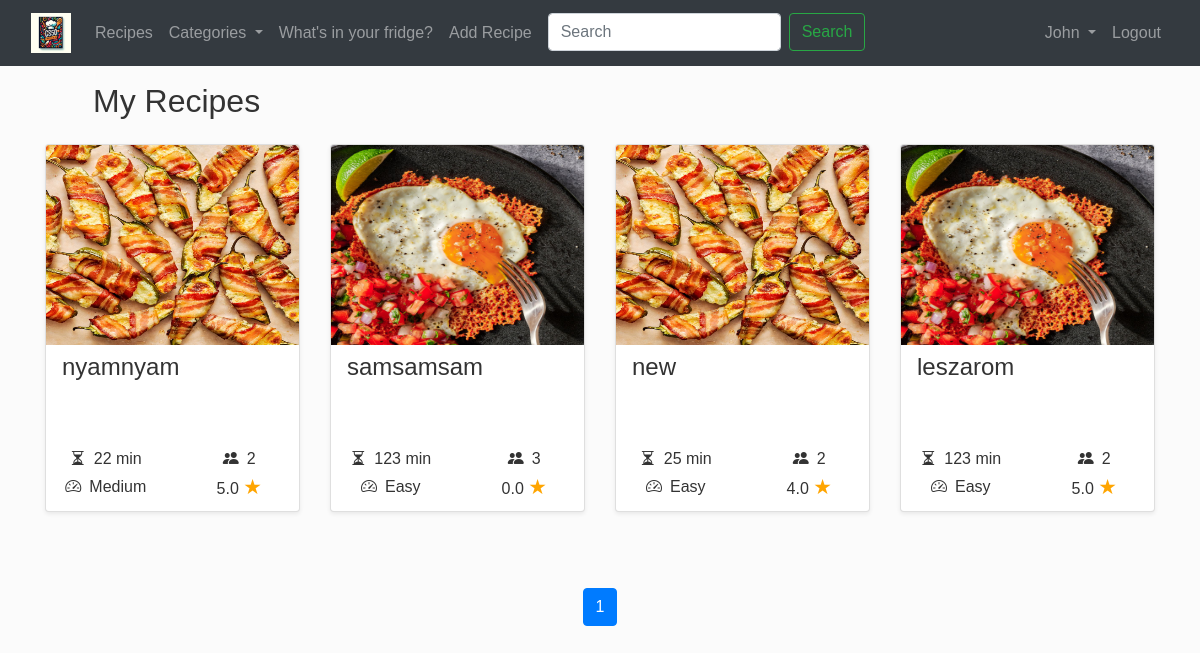
Before: /my_recipes (signed in) with the older database file.
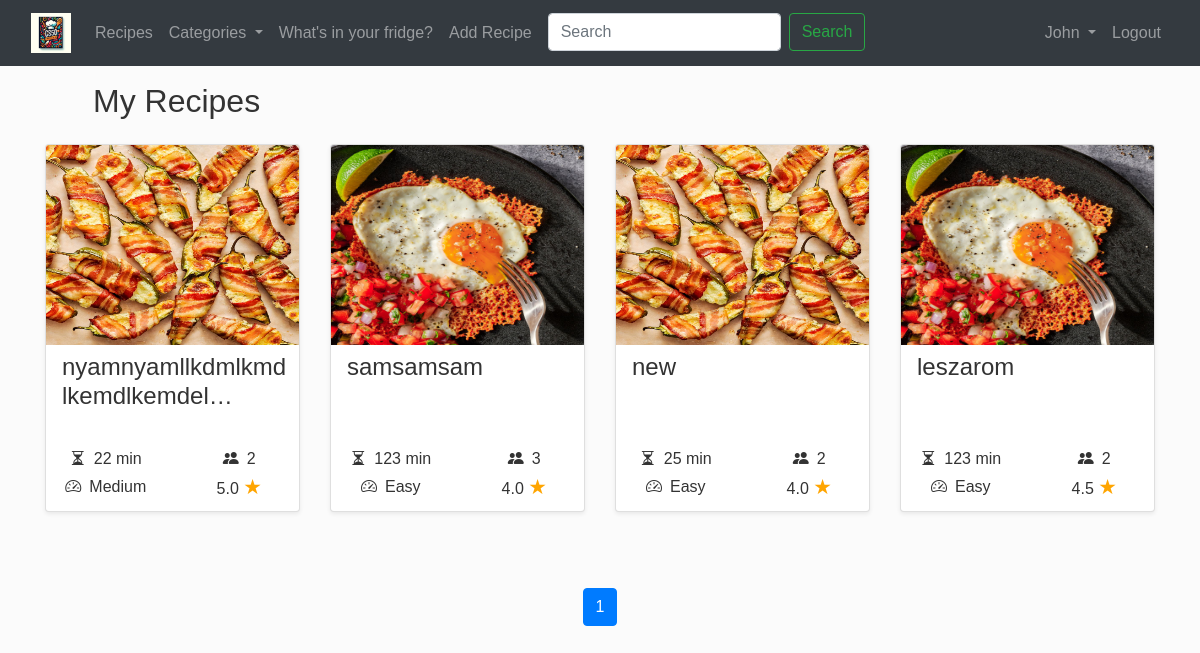
After: the same page with the newer database file.
### recepies/models.py (models this page shows, shortened)
class Recipe(models.Model):
  title = models.CharField(max_length=128)
  serving = models.PositiveIntegerField()
  preparation_time = models.PositiveIntegerField()
  difficulty = models.CharField(
    max_length=6,
    choices=DifficultyLevel.choices,
    default=DifficultyLevel.EASY
  )
  raw_ingredients = models.TextField(help_text="List ingredients as free text.")
  ingredients = models.ManyToManyField(Ingredient, related_name='recipes')
  preparation = models.TextField()
  image = models.ImageField(upload_to='recepies/', null=True, blank=True)
  categories = models.ManyToManyField(Category, related_name='recipes')
  ratings = models.JSONField(default=dict)
  average_rating = models.FloatField(default=0.0)
  created_at = models.DateTimeField(auto_now_add=True)
  creator = models.ForeignKey(User, on_delete=models.CASCADE, related_name="creator_recipe")
  comments = models.ManyToManyField('Comment', related_name="comments_on_recipe", blank=True)

### recepies/views.py (the view)
# urls.py: path("my_recipes", views.my_recipes, name="my_recipes"),
def my_recipes(request):
    categories = Category.objects.all()
    recipes = Recipe.objects.filter(creator=request.user)
    paginated_recipes, page_range, last_two_pages = paginate_with_page_range(request, recipes, per_page=12)
    return render(request, 'recepies/my_recipes.html', {
        'categories': categories,
        'recipes': paginated_recipes,
        'page_range': page_range,
        'last_two_pages': last_two_pages,
        })

### recepies/utils.py (called while the page is built)
def paginate_with_page_range(request, queryset, per_page):
    paginator = Paginator(queryset, per_page)
    page = request.GET.get('page')
    try:
        paginated_queryset = paginator.page(page)
    except PageNotAnInteger:
        paginated_queryset = paginator.page(1)
    except EmptyPage:
        paginated_queryset = paginator.page(paginator.num_pages)
    current_page = paginated_queryset.number
    last_page = paginator.num_pages
    window = 2
    start_page = max(current_page - window, 1)
    end_page = min(current_page + window, last_page) + 1
    page_range = range(start_page, end_page)
    if last_page > 2:
        last_two_pages = range(last_page - 1, last_page + 1)
    else:
        last_two_pages = range(1, last_page + 1)
    return paginated_queryset, page_range, last_two_pages

### recepies/templates/recepies/my_recipes.html
{% extends "recepies/layout.html" %} {% block content %}
<h2 class="pl-5 mb-4">My Recipes</h2>
{% include "recepies/recipe_cards.html" with object_list=recipes %}
{% include "recepies/pagination.html" with object_list=recipes %}
{% endblock %}

### recepies/templates/recepies/recipe_cards.html (shortened to what this page needs)
{% if not object_list %}
<p class="ml-5">No recipes yet.</p>
{% else %}
<div class="row pb-5 mb-1">
  {% for recipe in object_list%}
  <div class="col-lg-3 col-md-6 mb-4 mb-lg-0">
    <div class="card shadow-sm border-2 rounded mb-4">
      <div class="card-body p-0">
        <img
          class="w-100 card-img-top img-fluid"
          src="{{ recipe.image.url }}"
          alt="{{ recipe.title }}"
          style="width: 300px; height: 200px;"
        />
        <div class="p-2">
          <h4 class="card-title mb-4 pl-2"  style="height: 70px;">{{ recipe.title|truncatechars:30 }}</h4>
          <div class="row ">
              <div class="col-6 d-flex align-items-center justify-content-center">
                  <i class="bi bi-hourglass-split"></i>
                  <span class="ml-2">{{ recipe.preparation_time }} min</span>
              </div>
              <div class="col-6 d-flex align-items-center justify-content-center">
                  <i class="bi bi-people-fill"></i>
                  <span class="ml-2">{{ recipe.serving }}</span>
              </div>
              <div class="col-6 d-flex align-items-center justify-content-center">
                  <i class="bi bi-speedometer2"></i>
                  <span class="ml-2">{{ recipe.difficulty }}</span>
              </div>
              <div class="col-6 d-flex align-items-center justify-content-center">
                  <p class="mb-0">{{ recipe.average_rating|floatformat:1 }} <span class="star-orange" style="font-size: 1.3rem">&#9733;</span></p>
              </div>
          </div>
        </div>
      </div>
    </div>
  </div>
  {% endfor %}
</div>
{% endif %}

Changed rows visible on the page:
changed Recipe "Medium": title "nyamnyam" → "nyamnyamllkdmlkmdlkemdlkemdel…"
changed Recipe "samsamsam": average_rating "0.0" → "4.0"
changed Recipe "leszarom": average_rating "5.0" → "4.5"
